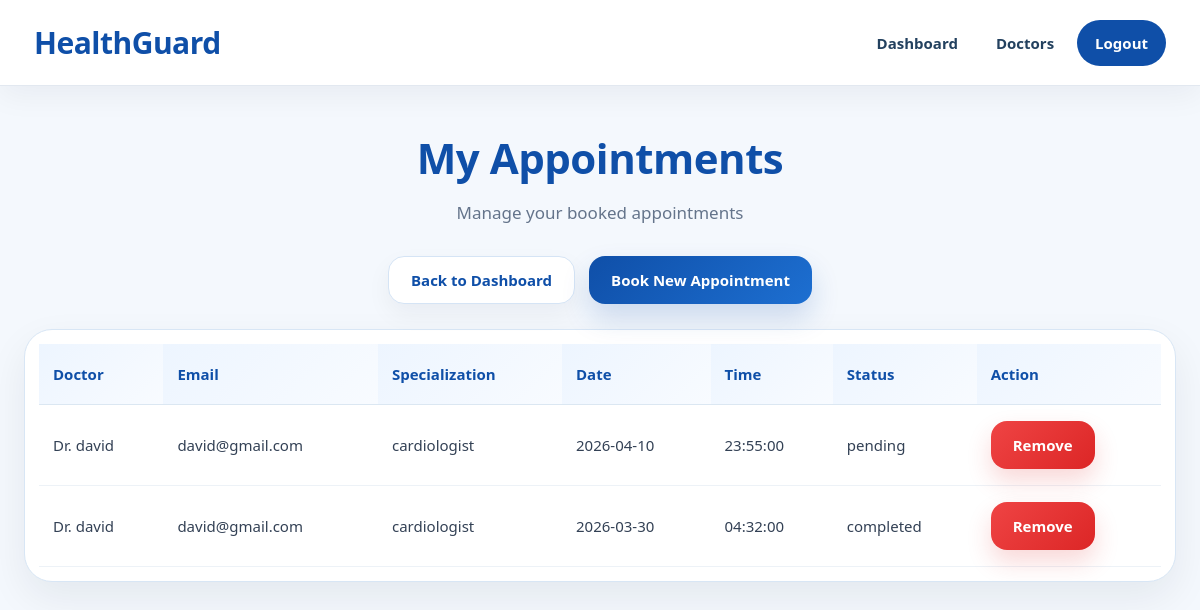
/patient/my_appointments.php (signed in), run on the app's committed database.
### tables this page shows
CREATE TABLE IF NOT EXISTS `appointments` (
  `appointment_id` int NOT NULL AUTO_INCREMENT,
  `patient_id` int NOT NULL,
  `doctor_id` int NOT NULL,
  `appointment_date` date NOT NULL,
  `appointment_time` time NOT NULL,
  `status` varchar(50) NOT NULL DEFAULT 'pending',
  `created_at` datetime NOT NULL DEFAULT CURRENT_TIMESTAMP,
  PRIMARY KEY (`appointment_id`),
  KEY `fk_appointments_patient_user` (`patient_id`),
  KEY `fk_appointments_doctors` (`doctor_id`)
);

CREATE TABLE IF NOT EXISTS `users` (
  `user_id` int NOT NULL AUTO_INCREMENT,
  `name` varchar(100) NOT NULL,
  `role` enum('patient','doctor','admin') NOT NULL,
  `email` varchar(100) NOT NULL,
  `password` varchar(255) NOT NULL,
  `created_at` timestamp NULL DEFAULT CURRENT_TIMESTAMP,
  PRIMARY KEY (`user_id`),
  UNIQUE KEY `email` (`email`)
);

CREATE TABLE IF NOT EXISTS `doctors` (
  `doctor_id` int NOT NULL AUTO_INCREMENT,
  `user_id` int NOT NULL,
  `specialization` varchar(100) NOT NULL,
  `license_number` varchar(50) DEFAULT NULL,
  `illness_id` int DEFAULT NULL,
  PRIMARY KEY (`doctor_id`),
  UNIQUE KEY `user_id` (`user_id`),
  KEY `fk_doctors_illnesses_specialization` (`specialization`),
  KEY `fk_doctors_illnesses` (`illness_id`)
);

### patient/my_appointments.php (the view, shortened to what this page needs)
<?php
$conn = OpenCon();
$patient_id = $_SESSION['user_id'];
$sql = "SELECT appointments.*, users.name AS doctor_name, users.email AS doctor_email, doctors.specialization
        FROM appointments
        JOIN doctors ON appointments.doctor_id = doctors.doctor_id
        JOIN users ON doctors.user_id = users.user_id
        WHERE appointments.patient_id = '$patient_id'
        ORDER BY appointment_date DESC, appointment_time DESC";
$result = mysqli_query($conn, $sql);
?>
<!DOCTYPE html>
<html lang="en">
<head>
    <link rel="stylesheet" href="/HealthGuard/style.css">
</head>
<body class="patient-page">
<?php include("../navbar.php"); ?>
<div class="section">
    <h1 class="section-title">My Appointments</h1>
    <p class="section-subtitle">Manage your booked appointments</p>
    <div class="hero-actions" style="justify-content:center; margin-bottom:25px;">
        <a href="/HealthGuard/patient/patient_dashboard.php" class="secondary-btn">Back to Dashboard</a>
        <a href="/HealthGuard/patient/find_doctor.php" class="primary-btn">Book New Appointment</a>
    </div>
    <div class="table-wrapper">
        <table>
            <tr>
                <th>Doctor</th>
                <th>Email</th>
                <th>Specialization</th>
                <th>Date</th>
                <th>Time</th>
                <th>Status</th>
                <th>Action</th>
            </tr>
            <?php while ($row = mysqli_fetch_assoc($result)) { ?>
            <tr>
                <td>Dr. <?php echo htmlspecialchars($row['doctor_name']); ?></td>
                <td><?php echo htmlspecialchars($row['doctor_email']); ?></td>
                <td><?php echo htmlspecialchars($row['specialization']); ?></td>
                <td><?php echo htmlspecialchars($row['appointment_date']); ?></td>
                <td><?php echo htmlspecialchars($row['appointment_time']); ?></td>
                <td><?php echo htmlspecialchars($row['status']); ?></td>
                <td>
                    <a href="/HealthGuard/patient/delete_appointment.php?appointment_id=<?php echo $row['appointment_id']; ?>"
                       class="danger-btn"
                       onclick="return confirm('Are you sure you want to remove this appointment?');">
                       Remove
                    </a>
                </td>
            </tr>
            <?php } ?>
        </table>
    </div>
</div>
</body>
</html>

### style.css (style rules this page uses)
* { margin: 0; padding: 0; box-sizing: border-box; }
html, body { min-height: 100%; font-family: "Segoe UI", Tahoma, Geneva, Verdana, sans-serif; scroll-behavior: smooth; }
body { background: #f5f8fc; color: #1e293b; line-height: 1.6; }
a { text-decoration: none; transition: 0.25s ease; }
.primary-btn, .secondary-btn, .danger-btn, button, a.primary-btn, a.secondary-btn, a.danger-btn { display: inline-flex !important; align-items: center !important; justify-content: center !important; text-decoration: none !important; font-weight: 800 !important; font-size: 15px !important; line-height: 1 !important; cursor: pointer !important; border-radius: 16px !important; padding: 12px 22px !important; min-height: 48px !important; transition: 0.25s ease !important; border: none; }
.primary-btn, a.primary-btn, button { color: blue !important; }
.secondary-btn, a.secondary-btn { background: #ffffff !important; color: #1e293b !important; border: 1px solid #d9e4ef !important; box-shadow: 0 10px 24px rgba(15, 23, 42, 0.05) !important; }
.danger-btn, a.danger-btn { background: linear-gradient(135deg, #ef4444, #dc2626) !important; color: #ffffff !important; border: none !important; box-shadow: 0 12px 24px rgba(220, 38, 38, 0.18) !important; }
.section { width: 100%; max-width: 1380px; margin: 0 auto; padding: 38px 24px 42px; }
.section-title { font-size: 42px; font-weight: 800; text-align: center; margin-bottom: 8px; letter-spacing: -0.5px; }
.section-subtitle { text-align: center; font-size: 17px; color: #64748b; margin-bottom: 30px; }
.hero-actions { display: flex; justify-content: center; align-items: center; gap: 14px; flex-wrap: wrap; }
.table-wrapper { width: 100%; overflow-x: auto; background: #ffffff; border-radius: 28px; border: 1px solid #e2e8f0; box-shadow: 0 16px 40px rgba(15, 23, 42, 0.07); padding: 14px; }
table { width: 100%; border-collapse: collapse; min-width: 760px; }
table th { text-align: left; padding: 18px 14px; font-size: 15px; font-weight: 900; color: #0f172a; background: linear-gradient(135deg, #eff6ff, #f8fbff); border-bottom: 1px solid #dbe7f2; }
table td { padding: 16px 14px; border-bottom: 1px solid #edf2f7; color: #334155; font-size: 15px; vertical-align: middle; }
.patient-page { background: #f4f8fd; min-height: 100vh; }
.patient-page .primary-btn, .patient-page button { background: linear-gradient(135deg, #0f4fa8, #1d6fd1) !important; color: #ffffff !important; box-shadow: 0 14px 28px rgba(15, 79, 168, 0.18) !important; }
.patient-page .secondary-btn { color: #0f4fa8 !important; border-color: #d5e4f5 !important; }
.patient-page .section-title, .patient-page .form-box h2, .patient-page .card h3 { color: #0f4fa8; }
.patient-page .table-wrapper { border-color: #d8e6f5; }
.patient-page table th { background: linear-gradient(135deg, #edf5ff, #f8fbff); color: #0f4fa8; }

### data on the page
appointments: users.name "david", users.email "david@gmail.com", doctor.specialization "cardiologist", appointment_date "2026-04-10", appointment_time "23:55:00", status "pending"
appointments: users.name "david", users.email "david@gmail.com", doctor.specialization "cardiologist", appointment_date "2026-03-30", appointment_time "04:32:00", status "completed"
